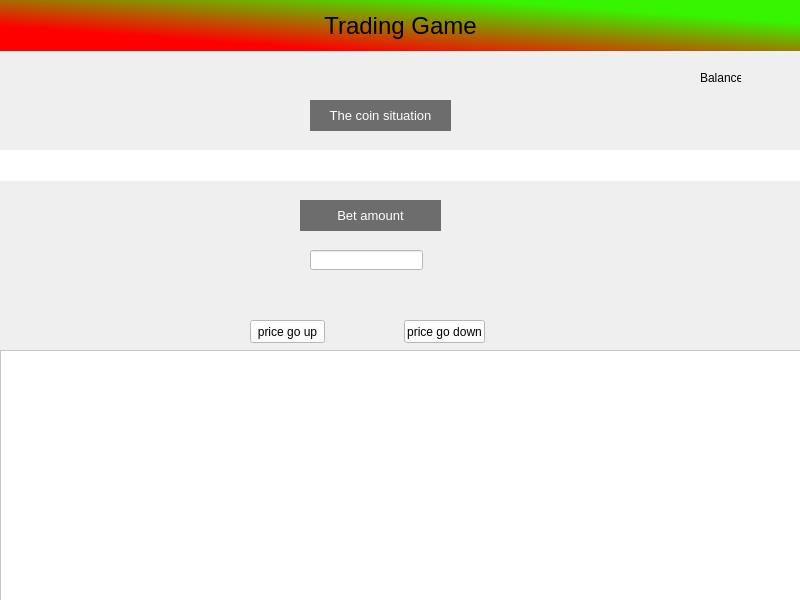
<?xml version="1.0" encoding="UTF-8"?>
<ui version="4.0">
 <class>MainWindow</class>
 <widget class="QMainWindow" name="MainWindow">
  <property name="geometry">
   <rect>
    <x>0</x>
    <y>0</y>
    <width>800</width>
    <height>600</height>
   </rect>
  </property>
  <property name="windowTitle">
   <string>MainWindow</string>
  </property>
  <property name="styleSheet">
   <string notr="true"/>
  </property>
  <widget class="QWidget" name="centralwidget">
   <widget class="QLabel" name="header">
    <property name="geometry">
     <rect>
      <x>0</x>
      <y>0</y>
      <width>801</width>
      <height>51</height>
     </rect>
    </property>
    <property name="font">
     <font>
      <pointsize>18</pointsize>
     </font>
    </property>
    <property name="styleSheet">
     <string notr="true">background-color: qlineargradient(spread:pad, x1:0.233, y1:0.778318, x2:0.823545, y2:0.25, stop:0 rgba(255, 0, 0, 255), stop:1 rgba(55, 245, 0, 255));</string>
    </property>
    <property name="text">
     <string>Trading Game</string>
    </property>
    <property name="alignment">
     <set>Qt::AlignCenter</set>
    </property>
   </widget>
   <widget class="QLabel" name="cnsitlab">
    <property name="geometry">
     <rect>
      <x>310</x>
      <y>100</y>
      <width>141</width>
      <height>31</height>
     </rect>
    </property>
    <property name="font">
     <font>
      <pointsize>10</pointsize>
     </font>
    </property>
    <property name="styleSheet">
     <string notr="true">background-color: rgb(109, 109, 109);
color: rgb(255, 255, 255);</string>
    </property>
    <property name="text">
     <string>The coin situation</string>
    </property>
    <property name="alignment">
     <set>Qt::AlignCenter</set>
    </property>
   </widget>
   <widget class="QLabel" name="cnsit">
    <property name="geometry">
     <rect>
      <x>0</x>
      <y>150</y>
      <width>801</width>
      <height>31</height>
     </rect>
    </property>
    <property name="font">
     <font>
      <pointsize>10</pointsize>
     </font>
    </property>
    <property name="styleSheet">
     <string notr="true">background-color: rgb(255, 255, 255);</string>
    </property>
    <property name="text">
     <string/>
    </property>
    <property name="alignment">
     <set>Qt::AlignCenter</set>
    </property>
   </widget>
   <widget class="QLabel" name="betlab">
    <property name="geometry">
     <rect>
      <x>300</x>
      <y>200</y>
      <width>141</width>
      <height>31</height>
     </rect>
    </property>
    <property name="font">
     <font>
      <pointsize>10</pointsize>
     </font>
    </property>
    <property name="styleSheet">
     <string notr="true">background-color: rgb(109, 109, 109);
color: rgb(255, 255, 255);</string>
    </property>
    <property name="text">
     <string>Bet amount</string>
    </property>
    <property name="alignment">
     <set>Qt::AlignCenter</set>
    </property>
   </widget>
   <widget class="QLineEdit" name="betamount">
    <property name="geometry">
     <rect>
      <x>310</x>
      <y>250</y>
      <width>113</width>
      <height>20</height>
     </rect>
    </property>
    <property name="styleSheet">
     <string notr="true">background-color: rgb(255, 255, 255);</string>
    </property>
   </widget>
   <widget class="QPushButton" name="pgup">
    <property name="geometry">
     <rect>
      <x>250</x>
      <y>320</y>
      <width>75</width>
      <height>23</height>
     </rect>
    </property>
    <property name="styleSheet">
     <string notr="true">background-color: rgb(255, 255, 255);</string>
    </property>
    <property name="text">
     <string>price go up</string>
    </property>
   </widget>
   <widget class="QPushButton" name="pgdown">
    <property name="geometry">
     <rect>
      <x>404</x>
      <y>320</y>
      <width>81</width>
      <height>23</height>
     </rect>
    </property>
    <property name="styleSheet">
     <string notr="true">background-color: rgb(255, 255, 255);</string>
    </property>
    <property name="text">
     <string>price go down</string>
    </property>
   </widget>
   <widget class="QListWidget" name="listofe">
    <property name="geometry">
     <rect>
      <x>0</x>
      <y>350</y>
      <width>801</width>
      <height>251</height>
     </rect>
    </property>
    <property name="styleSheet">
     <string notr="true">background-color: rgb(255, 255, 255);</string>
    </property>
   </widget>
   <widget class="QLabel" name="ballab">
    <property name="geometry">
     <rect>
      <x>700</x>
      <y>70</y>
      <width>41</width>
      <height>16</height>
     </rect>
    </property>
    <property name="text">
     <string>Balance:</string>
    </property>
   </widget>
   <widget class="QLabel" name="balance">
    <property name="geometry">
     <rect>
      <x>750</x>
      <y>70</y>
      <width>31</width>
      <height>16</height>
     </rect>
    </property>
    <property name="text">
     <string/>
    </property>
   </widget>
  </widget>
 </widget>
 <resources/>
 <connections/>
</ui>
